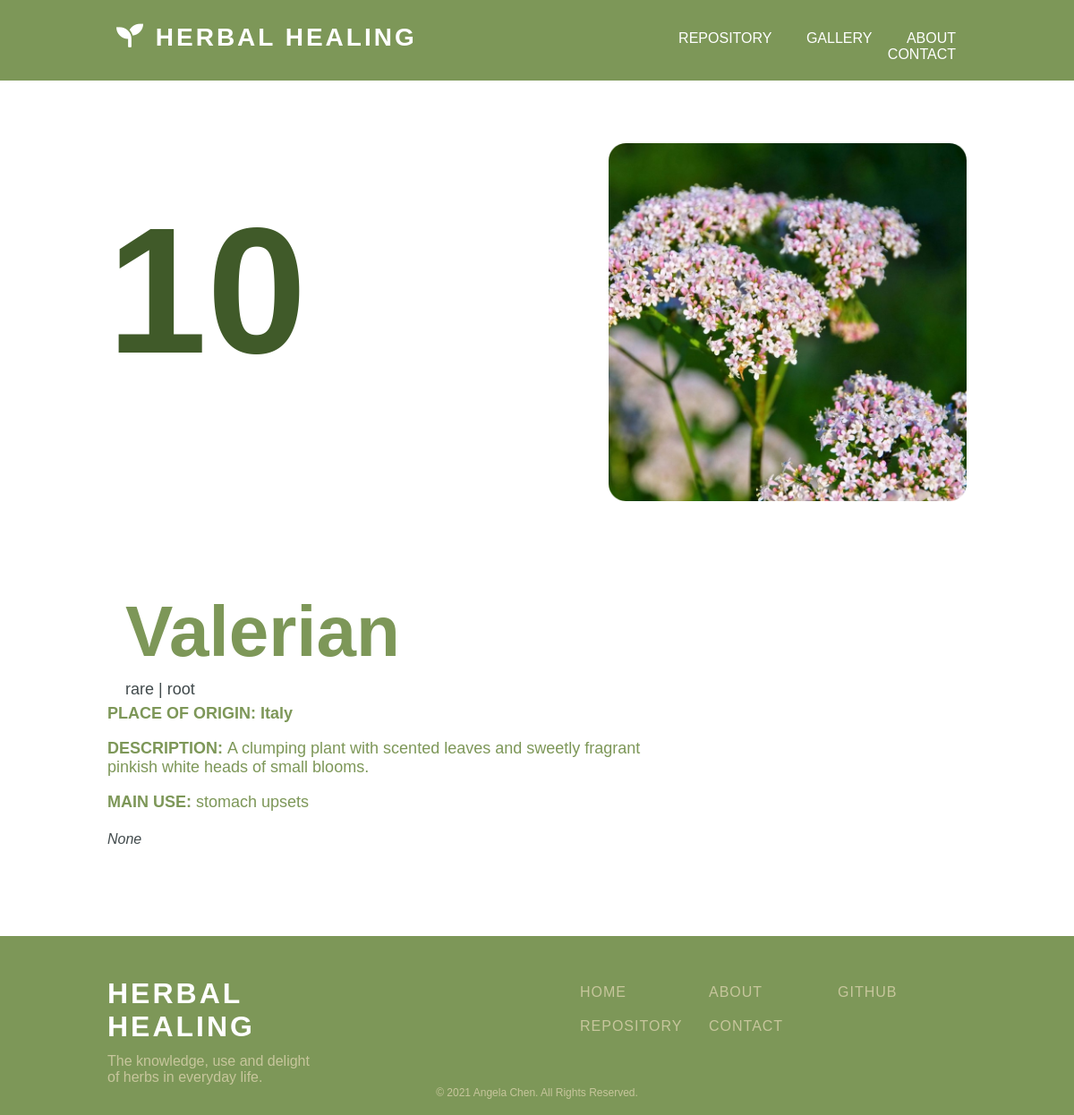
The page /herb/10 on the database as committed earlier.
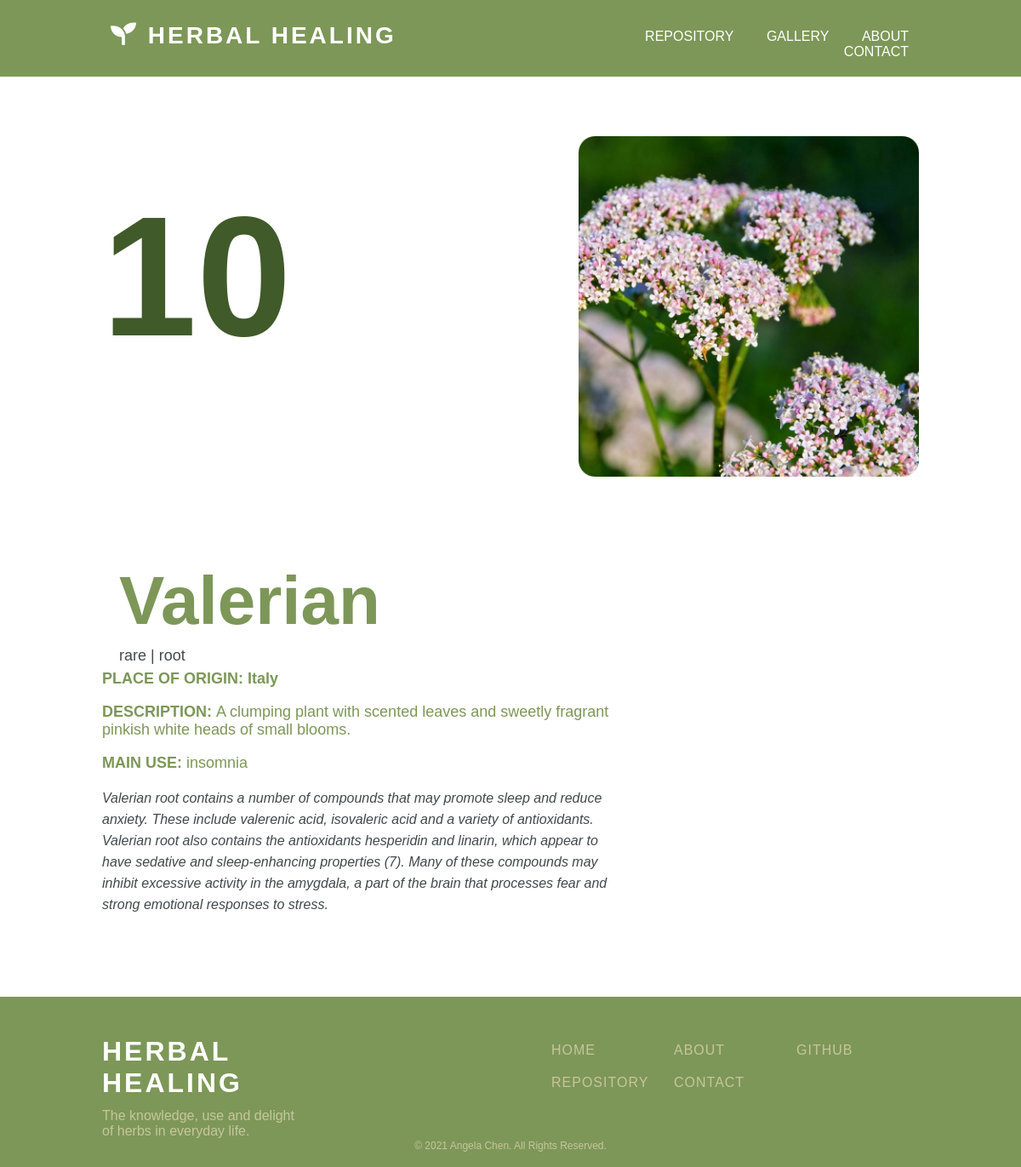
The same page on the database as committed later.
### tables this page shows
CREATE TABLE herb (id INTEGER PRIMARY KEY, name TEXT, type INTEGER REFERENCES type (id), rarity INTEGER REFERENCES rarity (id), place_of_origin TEXT, description TEXT, image TEXT, use INTEGER REFERENCES use (id), explanation TEXT);

CREATE TABLE rarity (id INTEGER PRIMARY KEY, level TEXT);

CREATE TABLE type (id INTEGER PRIMARY KEY, classification TEXT);

CREATE TABLE use (id INTEGER PRIMARY KEY, category TEXT);

### herbal-healing_flask.py (the view)
@app.route ("/herb/<int:id>")
def herb(id):
    cursor = get_db().cursor()
    sql = "SELECT herb.id, herb.name, rarity.level, type.classification, herb.place_of_origin, herb.description, herb.image, use.category, herb.explanation FROM herb JOIN rarity ON herb.rarity = rarity.id JOIN type ON herb.type = type.id JOIN use ON herb.use = use.id WHERE herb.id = ?"
    cursor.execute(sql, (id,))
    result = cursor.fetchone()
    return render_template("herb.html", result=result)

### herbal-healing_flask.py (called while the page is built)
def get_db():
    db = getattr (g, "_database", None)
    if db is None:
        db = g._database = sqlite3.connect(DATABASE)
    return db

@app.teardown_appcontext
def close_connection(exception):
    db = getattr(g, "_database", None)
    if db is not None:
        db.close()

### templates/herb.html (shortened to what this page needs)
{% extends "layout.html" %}
    {% block content %}
    <div id="banner">
        <img src="/static/image/{{result[6]}}" alt="Herb Illustration" id="main_image">
        <h1 id="number">{{result[0]}}</h1>
        <div id="herb">
            <h2 id="herb_name">{{result[1]}}</h2>
            <pre id="categories">{{result[2]}} | {{result[3]}}</pre>
        </div>
    </div>
    <div id="page">
        <pre id="place">PLACE OF ORIGIN: {{result[4]}}</pre>
        <p id="description"><strong>DESCRIPTION: </strong> {{result[5]}}</p>
        <p id="description"><strong>MAIN USE:</strong> {{result[7]}}</p>
        <p id="explanation"> {{result[8]}}</p>
    </div>
    {% endblock %}

### templates/layout.html (shortened to what this page needs)
<!DOCTYPE html>
<html lang="en">
<head>
    <link rel="stylesheet" href={{url_for('static',filename='styles.css')}}>
    <link rel="stylesheet" href="https://use.fontawesome.com/releases/v5.1.0/css/all.css">
</head>
<body>
    <div id="bar">
        <div id="header">
            <div id="title">
                <a href="{{url_for('home')}}">
                    <i class="fas fa-seedling" style="font-family: Font Awesome 5 Free; font-size: 30px; color: white;"></i>
                    HERBAL HEALING
                </a>
            </div>
            <div class="menu">
                <a id="button_repository" href="{{url_for('repository')}}">REPOSITORY</a>
                <a id="button_gallery" href="{{url_for('gallery')}}">GALLERY</a>
                <a class="button_about" href="{{url_for('about')}}">ABOUT</a>
                <a class="button_contact" href="{{url_for('contact')}}">CONTACT</a>
            </div>
        </div>
    </div>
    {% block content %}
    {% endblock %}
    <div id="footer">
        <div id="footer_text">
            <div class="footer_name">
                <h1 id="footer_title">HERBAL HEALING</h1>
                <p style="color: #c7c69c; margin-top: -10px; cursor: default;">The knowledge, use and delight of herbs in everyday life.</p>
            </div>
            <div class="footer_column" style="margin-left: 30%; margin-top: 2%;">
                <a class="footer_button" href="{{url_for('home')}}">HOME</a>
                <a class="footer_button" href="{{url_for('repository')}}">REPOSITORY</a>
            </div>
            <div class="footer_column" style="margin-left: 5%; margin-top: 2%;">
                <a class="footer_button" href="{{url_for('about')}}">ABOUT</a>
                <a class="footer_button" href="{{url_for('contact')}}">CONTACT</a>
            </div>
            <div class="footer_column" style="margin-left: 5%; margin-top: 2%;">
                <a class="footer_button" href="https://github.com/angelaychen/website" target="_blank" rel="noopener noreferrer">GITHUB</a>
            </div>
        </div>
        <p id="copyright">© 2021 Angela Chen. All Rights Reserved.</p>
    </div>
</body>
</html>

### static/styles.css (style rules this page uses)
body { margin: 0; font-family: "Century Gothic", CenturyGothic, AppleGothic, sans-serif; background-color: white; max-width: 100%; overflow-x: hidden; }
#bar { background-color: #7d9758; height: 90px; position: sticky; top: 0; z-index: 99; }
#header { width: 80%; margin: auto; }
#title { float: none; padding: 10px; display: inline-block; font-size: 12px; letter-spacing: 3px; color: white; }
#title a { float: none; font-weight: bold; padding: 10px; padding-top: 15px; padding-left: 0px; display: inline-block; font-size: 28px; letter-spacing: 3px; color: white; text-decoration: none; }
.menu { float: right; padding: 10px; margin-top: 24px; width: 50%; text-align: right; }
#button_repository { font-family: "Century Gothic", CenturyGothic, AppleGothic, sans-serif; font-size: 16px; border: none; padding: 2px; background: none; width: 40px; margin-right: 00px; margin-left: 120px; transition-duration: 0.2s; cursor: pointer; color: white; text-decoration: none; position: relative; }
.button_about, .button_contact, #button_gallery { font-family: "Century Gothic", CenturyGothic, AppleGothic, sans-serif; font-size: 16px; border: none; padding: 2px; background: none; width: 40px; transition-duration: 0.2s; cursor: pointer; color: white; text-decoration: none; margin-right: 0px; margin-left: 30px; position: relative; }
#banner { width: 80%; margin-right: auto; margin-left: auto; margin-top: 10%; }
#number { font-size: 200px; padding: 0px; color: #405a29; margin-top: 0px; display: inline-block; }
#herb { display:inline-block; padding: 20px; }
#herb_name { font-size: 80px; color: #7d9758; margin-bottom: -10px; }
#categories { font-family: "Century Gothic", CenturyGothic, AppleGothic, sans-serif; font-size: 18px; display: inline-block; color: #414a4c; }
#main_image { width: 400px; float: right; margin-top: -50px; }
#place { font-family: "Century Gothic", CenturyGothic, AppleGothic, sans-serif; font-size: 18px; color: #7d9758; font-weight: bold; }
#description { font-size: 18px; color: #7d9758; }
#explanation { color: #414a4c; font-style: oblique; line-height: 25px; padding-bottom: 80px; }
#page { width: 50%; margin-left: 10%; margin-top: -50px; }
#footer { background-color: #7d9758; height: 25vh; margin: 0; }
#footer_text { width: 80%; margin: auto; padding-top: 2%; background-color: #7d9758; }
#footer_title { color: white; font-weight: bold; letter-spacing: 3px; cursor: default; }
.footer_name { width: 25%; float: left; position: relative; }
.footer_column { padding-top: 10px; width: 10%; float: left; position: relative; }
.footer_button { text-decoration: none; color: #c7c69c; transition-duration: 0.2s; width: fit-content; font-size: 16px; letter-spacing: 1px; display: block; padding-bottom: 20px; }
#copyright { color: #c7c69c; text-align: center; padding-bottom: 5px; margin-top: 18vh; position: absolute; float: center; width: 100%; cursor: default; background-color: #7d9758; font-size: 12px; }

Rows that differ between the two databases and show on the page:
no longer on this page (row unchanged): use: category "stomach upsets"
changed herb "Valerian": explanation (not shown) → "Valerian root contains a number of compounds that may promote sleep and reduce anxiety. These include valerenic acid, isovaleric acid and a variety of antioxidants. Valerian root also contains the antioxidants hesperidin and linarin, which appear to have sedative and sleep-enhancing properties (7). Many of these compounds may inhibit excessive activity in the amygdala, a part of the brain that processes fear and strong emotional responses to stress."
now on this page (row unchanged): use: category "insomnia"
Other text that changed with them:
{{ result[8] }}: "None" → (not shown)
